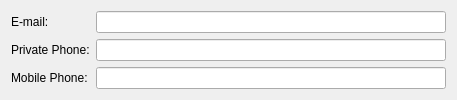
<ui version="4.0" >
 <class>IdentityDetailed</class>
 <widget class="QWidget" name="IdentityDetailed" >
  <property name="geometry" >
   <rect>
    <x>0</x>
    <y>0</y>
    <width>457</width>
    <height>98</height>
   </rect>
  </property>
  <property name="windowTitle" >
   <string>Detailed Info</string>
  </property>
  <layout class="QFormLayout" name="formLayout" >
   <item row="0" column="0" >
    <widget class="QLabel" name="emailLabel" >
     <property name="text" >
      <string>E-mail: </string>
     </property>
     <property name="buddy" >
      <cstring>email</cstring>
     </property>
    </widget>
   </item>
   <item row="0" column="1" >
    <widget class="QLineEdit" name="email" />
   </item>
   <item row="1" column="0" >
    <widget class="QLabel" name="phoneLabel" >
     <property name="text" >
      <string>Private Phone:</string>
     </property>
     <property name="buddy" >
      <cstring>privatePhone</cstring>
     </property>
    </widget>
   </item>
   <item row="1" column="1" >
    <widget class="QLineEdit" name="privatePhone" />
   </item>
   <item row="2" column="0" >
    <widget class="QLabel" name="mobileLabel" >
     <property name="text" >
      <string>Mobile Phone:</string>
     </property>
     <property name="buddy" >
      <cstring>mobilePhone</cstring>
     </property>
    </widget>
   </item>
   <item row="2" column="1" >
    <widget class="QLineEdit" name="mobilePhone" />
   </item>
  </layout>
 </widget>
 <resources/>
 <connections/>
</ui>
